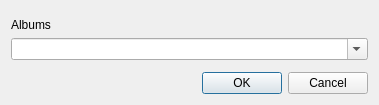
<?xml version="1.0" encoding="UTF-8"?>
<ui version="4.0">
 <class>AlbumSelectorDlg</class>
 <widget class="QDialog" name="AlbumSelectorDlg">
  <property name="geometry">
   <rect>
    <x>0</x>
    <y>0</y>
    <width>379</width>
    <height>105</height>
   </rect>
  </property>
  <property name="windowTitle">
   <string>Dialog</string>
  </property>
  <layout class="QVBoxLayout" name="verticalLayout">
   <item>
    <spacer name="verticalSpacer">
     <property name="orientation">
      <enum>Qt::Vertical</enum>
     </property>
     <property name="sizeHint" stdset="0">
      <size>
       <width>20</width>
       <height>0</height>
      </size>
     </property>
    </spacer>
   </item>
   <item>
    <widget class="QLabel" name="label">
     <property name="text">
      <string>Albums</string>
     </property>
     <property name="buddy">
      <cstring>listAlbums</cstring>
     </property>
    </widget>
   </item>
   <item>
    <widget class="QComboBox" name="listAlbums">
     <property name="editable">
      <bool>true</bool>
     </property>
    </widget>
   </item>
   <item>
    <spacer name="verticalSpacer_2">
     <property name="orientation">
      <enum>Qt::Vertical</enum>
     </property>
     <property name="sizeHint" stdset="0">
      <size>
       <width>20</width>
       <height>0</height>
      </size>
     </property>
    </spacer>
   </item>
   <item>
    <layout class="QHBoxLayout" name="horizontalLayout">
     <item>
      <spacer name="horizontalSpacer">
       <property name="orientation">
        <enum>Qt::Horizontal</enum>
       </property>
       <property name="sizeHint" stdset="0">
        <size>
         <width>40</width>
         <height>20</height>
        </size>
       </property>
      </spacer>
     </item>
     <item>
      <widget class="QPushButton" name="pushButton">
       <property name="text">
        <string>OK</string>
       </property>
       <property name="default">
        <bool>true</bool>
       </property>
      </widget>
     </item>
     <item>
      <widget class="QPushButton" name="pushButton_2">
       <property name="text">
        <string>Cancel</string>
       </property>
      </widget>
     </item>
    </layout>
   </item>
  </layout>
 </widget>
 <resources/>
 <connections>
  <connection>
   <sender>pushButton</sender>
   <signal>clicked()</signal>
   <receiver>AlbumSelectorDlg</receiver>
   <slot>accept()</slot>
   <hints>
    <hint type="sourcelabel">
     <x>262</x>
     <y>82</y>
    </hint>
    <hint type="destinationlabel">
     <x>40</x>
     <y>66</y>
    </hint>
   </hints>
  </connection>
  <connection>
   <sender>pushButton_2</sender>
   <signal>clicked()</signal>
   <receiver>AlbumSelectorDlg</receiver>
   <slot>reject()</slot>
   <hints>
    <hint type="sourcelabel">
     <x>316</x>
     <y>81</y>
    </hint>
    <hint type="destinationlabel">
     <x>63</x>
     <y>78</y>
    </hint>
   </hints>
  </connection>
 </connections>
</ui>
